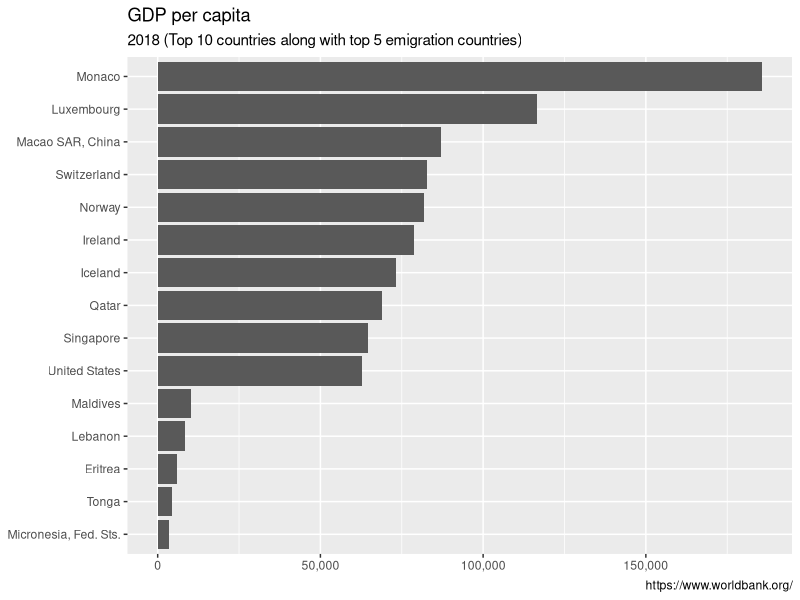

Recreate this plot in R.
## ---- chunk 1
knitr::opts_chunk$set(echo = TRUE)
## ---- chunk 2
library(readr)
library(ggplot2)
library(dplyr)
library(scales)
setwd(getwd())

df_gdp_pp <- read_csv("Data/GDP_PP/GDP_PP.csv", skip = 4, trim_ws = TRUE, na = "NA")
df_gdp_pp <- data.frame(df_gdp_pp)

# Source- https://www.worldbank.org/
## ---- chunk 3
need <- c("Lebanon", "Micronesia, Fed. Sts.", "Tonga", "Maldives", "Eritrea")

# Identify the top 10 countries and the ranks of the countries we need in 2018.
df_gdp_pp %>%
  select(`Country.Name`, `X2018`) %>%
  arrange(desc(`X2018`)) %>%
  head(n = 20)

top_10 <- c("Monaco", "Luxembourg", "Macao SAR, China", "Switzerland", "Norway",
            "Ireland", "Iceland", "Qatar", "Singapore", "United States")


df_gdp_pp_need <- df_gdp_pp %>%
  filter(Country.Name %in% top_10 | Country.Name %in% need) %>%
  select(`Country.Name`, `X2018`) %>%
  arrange(desc(`X2018`))


# GDP per capita is increasing at rate of 7.2% , 2011 value is 811.3760	
df_gdp_pp_need$X2018[df_gdp_pp_need$Country.Name == "Eritrea"] <- 811.3760 * 1.072 * 7

## ---- chunk 4
ggplot(df_gdp_pp_need) +
  geom_bar(aes(x = reorder(Country.Name, X2018), y = X2018), stat = "identity") +
  scale_y_continuous(labels = comma) +
  labs(title = "GDP per capita",
       subtitle = "2018 (Top 10 countries along with top 5 emigration countries)",
       caption = "https://www.worldbank.org/", parse = TRUE) +
  xlab(NULL) + ylab(NULL) +
  coord_flip()
